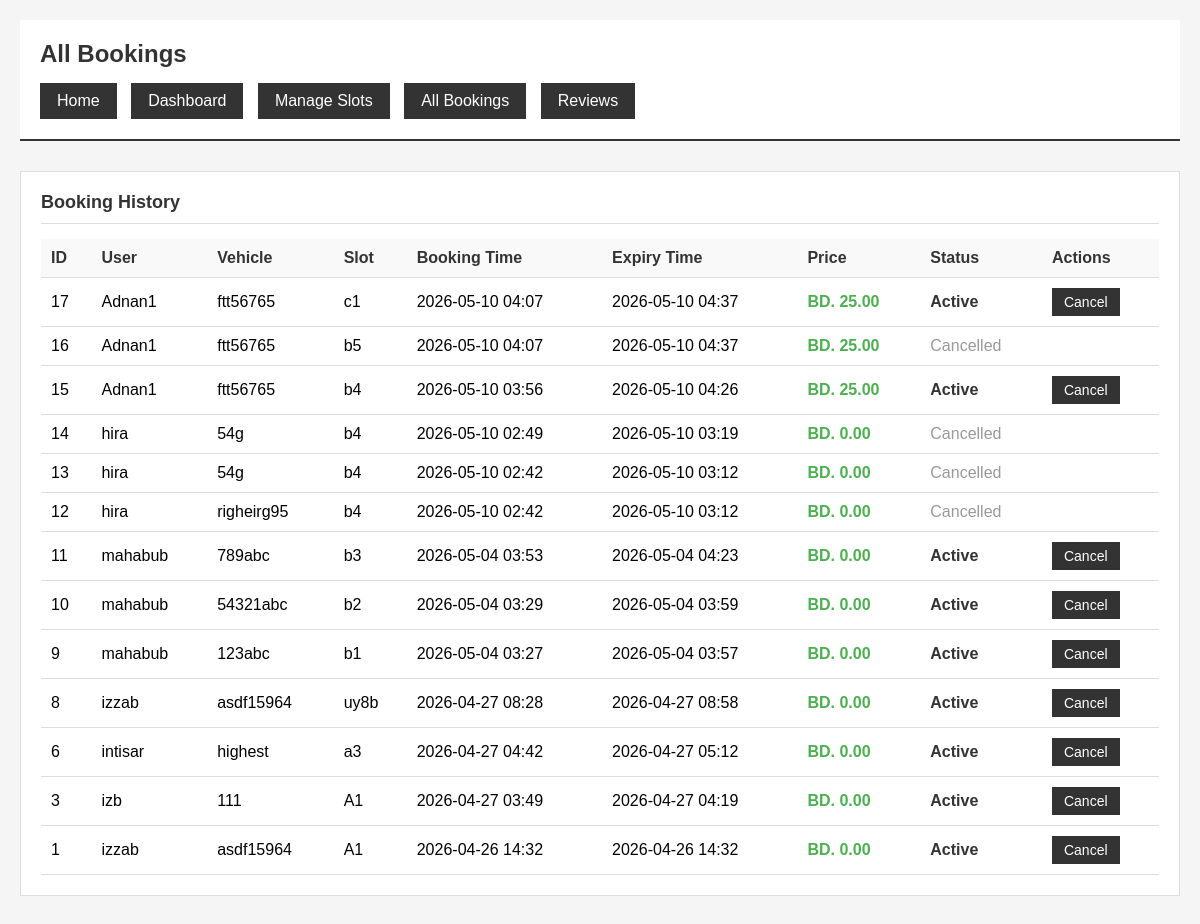
The app's page /admin-portal/bookings/ (signed in), older data.
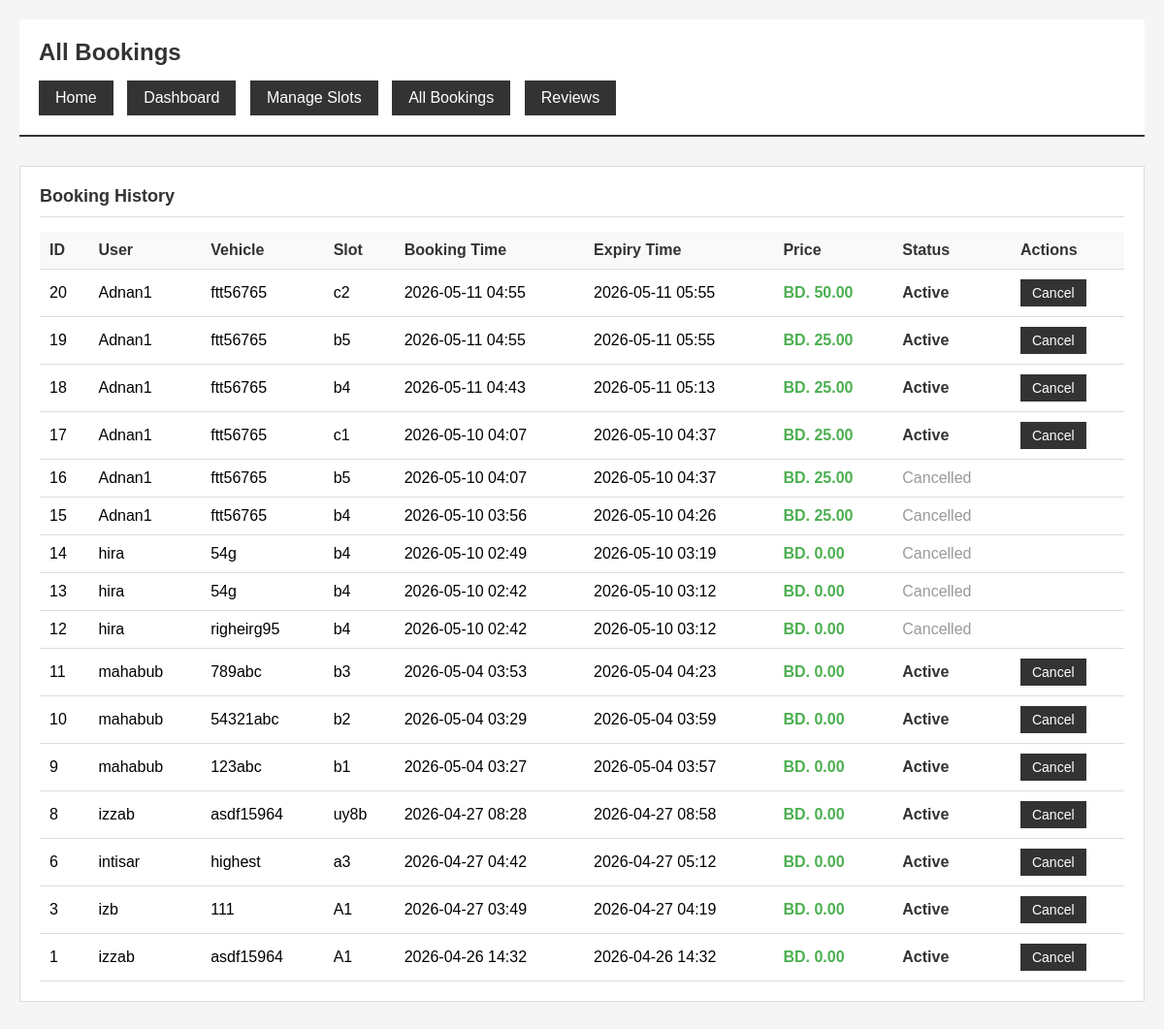
The same page, newer data.
### parking/models.py (models this page shows, shortened)
class Booking(models.Model):
    user = models.ForeignKey(User, on_delete=models.CASCADE)
    vehicle = models.ForeignKey(Vehicle, on_delete=models.CASCADE)
    slot = models.ForeignKey(ParkingSlot, on_delete=models.CASCADE)
    booking_time = models.DateTimeField(default=timezone.now)
    expiry_time = models.DateTimeField()
    status = models.CharField(max_length=20, default='Active')
    total_price = models.DecimalField(max_digits=10, decimal_places=2, default=0.00)

class Vehicle(models.Model):
    user = models.ForeignKey(User, on_delete=models.CASCADE)
    vehicle_number = models.CharField(max_length=20)
    vehicle_type = models.CharField(max_length=10)
    vehicle_image = models.ImageField(upload_to='vehicle_images/', null=True, blank=True)

class ParkingSlot(models.Model):
    slot_number = models.CharField(max_length=10)
    is_available = models.BooleanField(default=True)
    price_per_hour = models.DecimalField(max_digits=10, decimal_places=2, default=50.00)

### parking/views.py (the view)
# urls.py: path('admin-portal/bookings/', views.all_bookings, name='all_bookings'),
@staff_member_required
def all_bookings(request):
    bookings = Booking.objects.all().order_by('-booking_time')
    return render(request, 'all_bookings.html', {'bookings': bookings})

### templates/all_bookings.html (shortened to what this page needs)
<!DOCTYPE html>
<html lang="en">
<head>
</head>
<body>
    <div class="header">
        <h1>All Bookings</h1>
        <div class="nav">
            <a href="/">Home</a>
            <a href="/admin-portal/">Dashboard</a>
            <a href="/admin-portal/slots/">Manage Slots</a>
            <a href="/admin-portal/bookings/">All Bookings</a>
            <a href="/reviews/all/">Reviews</a>
        </div>
    </div>
    <div class="container">
        <div class="section">
            <h2>Booking History</h2>
            <table>
                <thead>
                    <tr>
                        <th>ID</th>
                        <th>User</th>
                        <th>Vehicle</th>
                        <th>Slot</th>
                        <th>Booking Time</th>
                        <th>Expiry Time</th>
                        <th>Price</th>
                        <th>Status</th>
                        <th>Actions</th>
                    </tr>
                </thead>
                <tbody>
                    {% for booking in bookings %}
                    <tr>
                        <td>{{ booking.id }}</td>
                        <td>{{ booking.user.username }}</td>
                        <td>{{ booking.vehicle.vehicle_number }}</td>
                        <td>{{ booking.slot.slot_number }}</td>
                        <td>{{ booking.booking_time|date:"Y-m-d H:i" }}</td>
                        <td>{{ booking.expiry_time|date:"Y-m-d H:i" }}</td>
                        <td><strong style="color: #4CAF50;">BD. {{ booking.total_price }}</strong></td>
                        <td class="{% if booking.status == 'Active' %}status-active{% else %}status-cancelled{% endif %}">
                            {{ booking.status }}
                        </td>
                        <td>
                            {% if booking.status == 'Active' %}
                            <form method="POST" action="/admin-portal/bookings/cancel/{{ booking.id }}/" style="display: inline;">
                                <button type="submit" class="btn">Cancel</button>
                            </form>
                            {% endif %}
                        </td>
                    </tr>
                    {% endfor %}
                </tbody>
            </table>
        </div>
    </div>
</body>
</html>

Row changes from the older to the newer data that the page shows:
added Booking: id "20", user.username "Adnan1", vehicle.vehicle_number "ftt56765", slot.slot_number "c2", booking_time "2026-05-11 04:55", expiry_time "2026-05-11 05:55", total_price "50.00", status "Active"
added Booking: id "19", user.username "Adnan1", vehicle.vehicle_number "ftt56765", slot.slot_number "b5", booking_time "2026-05-11 04:55", expiry_time "2026-05-11 05:55", total_price "25.00", status "Active"
added Booking: id "18", user.username "Adnan1", vehicle.vehicle_number "ftt56765", slot.slot_number "b4", booking_time "2026-05-11 04:43", expiry_time "2026-05-11 05:13", total_price "25.00", status "Active"
changed Booking id 15: status "Active" → "Cancelled"; no longer shows "Cancel"
